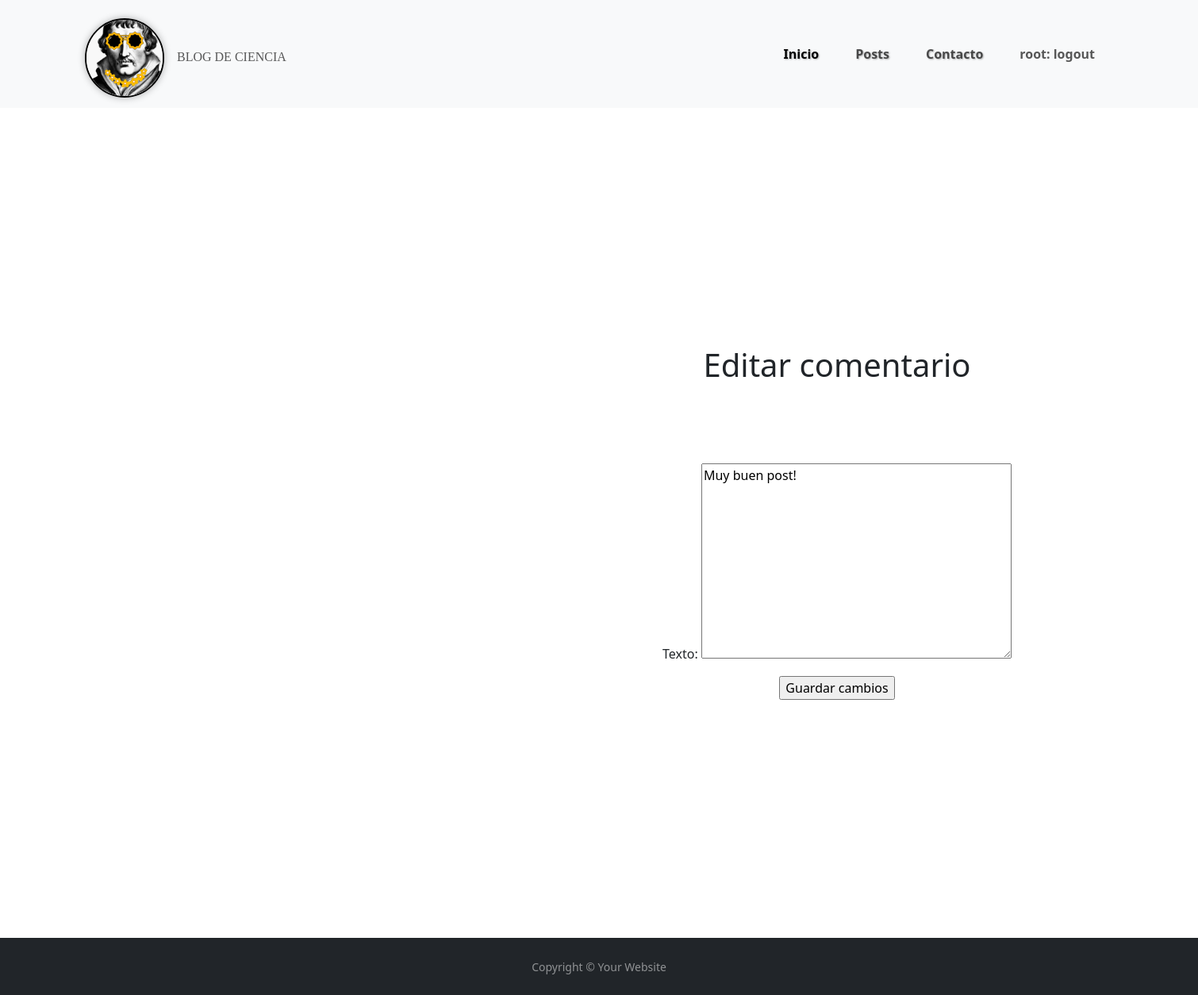
Before: /comentario/1/editar/?next=/posts/1/ (signed in) with the older database file.
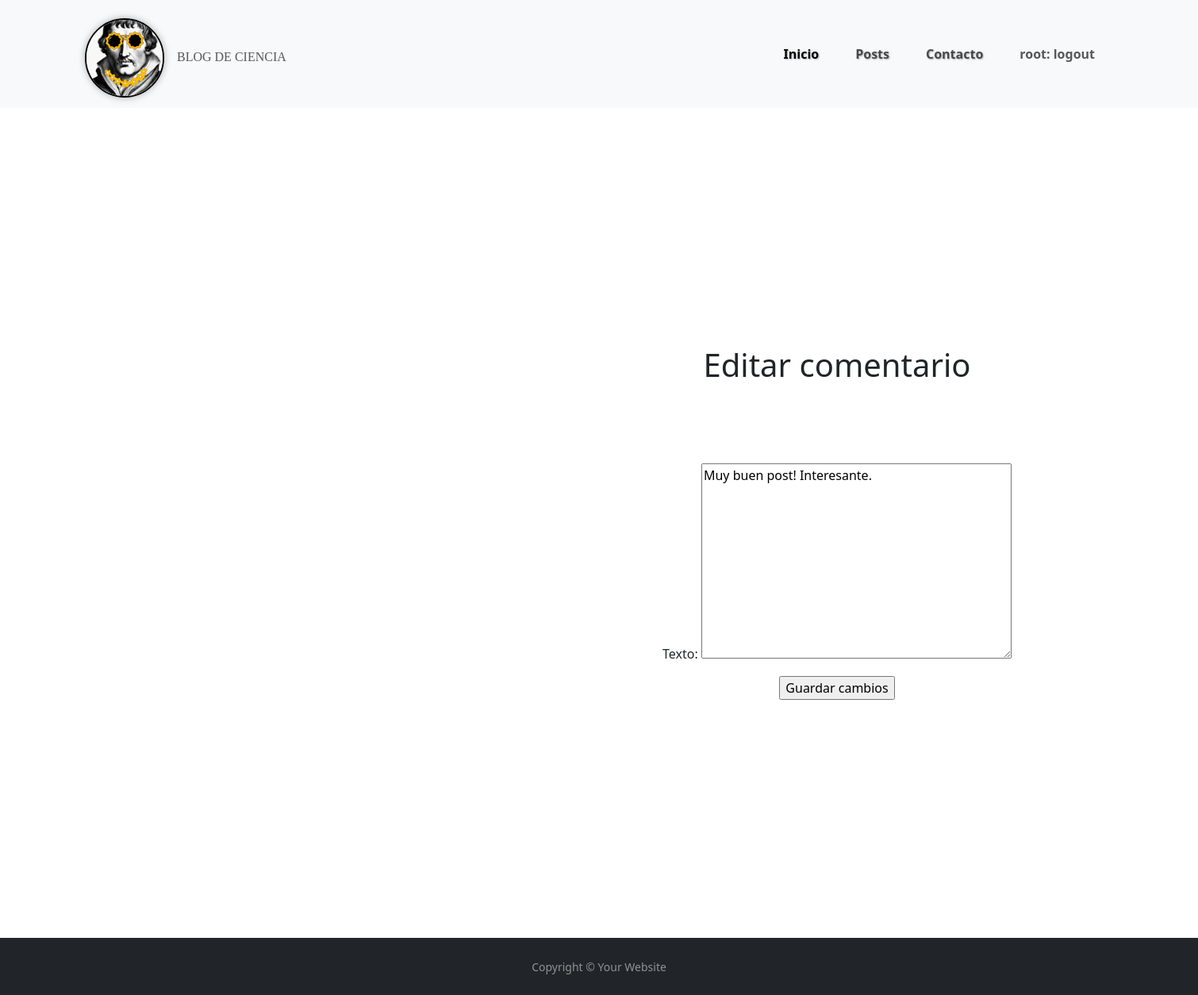
After: the same page with the newer database file.
### apps/posts/models.py (models this page shows, shortened)
class Comentario (models.Model):
    posts = models.ForeignKey('posts.Post', on_delete=models.CASCADE, related_name='comentarios')
    usuario = models.ForeignKey (settings.AUTH_USER_MODEL, on_delete=models.CASCADE, related_name='comentarios')
    texto = models.TextField ()
    fecha = models.DateTimeField (auto_now_add=True)

### apps/posts/views.py (the view, shortened to what this page needs)
# urls.py: path('comentario/<int:pk>/editar/', ComentarioUpdateView.as_view(), name='comentario_editar'),
class ComentarioUpdateView(LoginRequiredMixin, UpdateView):
    model = Comentario
    form_class = ComentarioForm
    template_name = 'comentario/comentario_form.html'

### apps/posts/forms.py
class ComentarioForm(forms.ModelForm):
    class Meta:
        model = Comentario
        fields = ['texto']

### templates/comentario/comentario_form.html (shortened to what this page needs)
{% extends 'base.html' %}
{% block contenido %}
<center>
    {% if user.is_superuser or comentario.usuario == user %}
    <div class="container-fluid" style="margin: 300px;">
        <h1>Editar comentario</h1>
        <form method="POST" style="margin-bottom: 10px; margin-top: 100px">
            {{ form.as_p}}
            <input type="submit" value="Guardar cambios">
        </form>
    </div>
    {% else %}
    <div class="container-fluid" style="margin: 300px;">
        <h1>Solo usuarios con permisos pueden acceder a esta página</h1>
    </div>
    {% endif %}
</center>
{% endblock %}

Changed rows visible on the page:
changed Comentario: texto "Muy buen post!" → "Muy buen post! Interesante."
